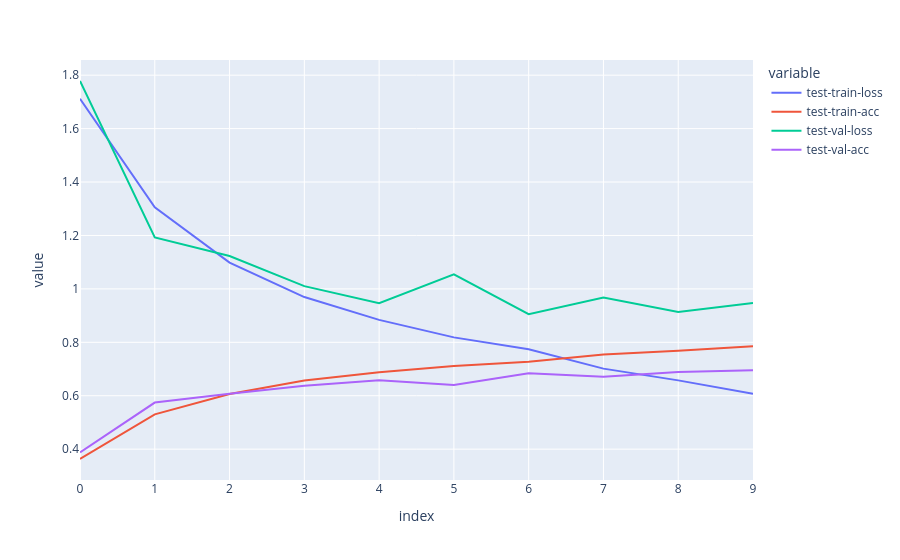

Write notebook code for a chart like this one.
### Code cell
import plotly.express as px

px.line(record.store)

### Figure 1 — Plotly figure (JSON) as saved in the notebook; plotly's stock layout.template omitted (floating-point values rounded to 4 significant figures)
{"data": [{"hovertemplate": "variable=test-train-loss<br>index=%{x}<br>value=%{y}<extra></extra>", "legendgroup": "test-train-loss", "line": {"color": "#636efa", "dash": "solid"}, "marker": {"symbol": "circle"}, "mode": "lines", "name": "test-train-loss", "orientation": "v", "showlegend": true, "type": "scatter", "x": [0, 1, 2, 3, 4, 5, 6, 7, 8, 9], "xaxis": "x", "y": [1.712, 1.305, 1.098, 0.9695, 0.8839, 0.8185, 0.7738, 0.7015, 0.6575, 0.6075], "yaxis": "y"}, {"hovertemplate": "variable=test-train-acc<br>index=%{x}<br>value=%{y}<extra></extra>", "legendgroup": "test-train-acc", "line": {"color": "#EF553B", "dash": "solid"}, "marker": {"symbol": "circle"}, "mode": "lines", "name": "test-train-acc", "orientation": "v", "showlegend": true, "type": "scatter", "x": [0, 1, 2, 3, 4, 5, 6, 7, 8, 9], "xaxis": "x", "y": [0.3632, 0.5304, 0.6068, 0.6568, 0.6882, 0.7116, 0.7274, 0.7542, 0.768, 0.7849], "yaxis": "y"}, {"hovertemplate": "variable=test-val-loss<br>index=%{x}<br>value=%{y}<extra></extra>", "legendgroup": "test-val-loss", "line": {"color": "#00cc96", "dash": "solid"}, "marker": {"symbol": "circle"}, "mode": "lines", "name": "test-val-loss", "orientation": "v", "showlegend": true, "type": "scatter", "x": [0, 1, 2, 3, 4, 5, 6, 7, 8, 9], "xaxis": "x", "y": [1.778, 1.193, 1.123, 1.01, 0.946, 1.054, 0.9052, 0.9677, 0.9139, 0.9476], "yaxis": "y"}, {"hovertemplate": "variable=test-val-acc<br>index=%{x}<br>value=%{y}<extra></extra>", "legendgroup": "test-val-acc", "line": {"color": "#ab63fa", "dash": "solid"}, "marker": {"symbol": "circle"}, "mode": "lines", "name": "test-val-acc", "orientation": "v", "showlegend": true, "type": "scatter", "x": [0, 1, 2, 3, 4, 5, 6, 7, 8, 9], "xaxis": "x", "y": [0.3881, 0.5745, 0.6077, 0.6377, 0.6584, 0.64, 0.6841, 0.6711, 0.6889, 0.6953], "yaxis": "y"}], "layout": {"legend": {"title": {"text": "variable"}, "tracegroupgap": 0}, "margin": {"t": 60}, "xaxis": {"anchor": "y", "domain": [0, 1], "title": {"text": "index"}}, "yaxis": {"anchor": "x", "domain": [0, 1], "title": {"text": "value"}}}}
